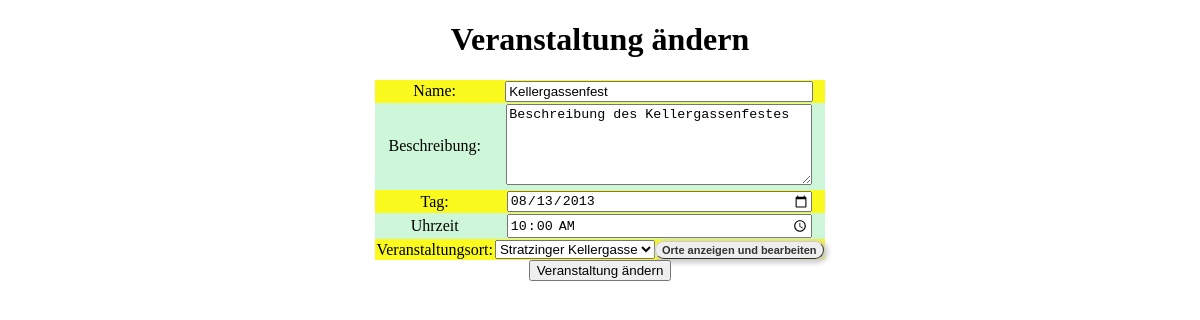
The app's page /veranstaltung_aendern.php?id=1 with its own data.
### tables this page shows
CREATE TABLE IF NOT EXISTS `veranstaltungen` (
  `veranstaltungs_id` int(10) unsigned NOT NULL AUTO_INCREMENT,
  `name` varchar(50) NOT NULL,
  `beschreibung` varchar(500) DEFAULT NULL,
  `zeit` datetime DEFAULT NULL,
  `ort_id` int(11) NOT NULL,
  PRIMARY KEY (`veranstaltungs_id`)
);

### veranstaltung_aendern.php (the view, shortened to what this page needs)
<!DOCTYPE html>
<html>
<head>
  <link rel="stylesheet" href="./style.css" />
</head>
<body>
<?php
require_once "verbindungsaufbau.php";
if (empty($_POST["name"])) {
    $id = $_GET["id"];
    if ($stmt = $mysqli->prepare("SELECT name, beschreibung, zeit, ort_id FROM veranstaltungen WHERE veranstaltungs_id=?")) {
        $stmt->bind_param("i", $id);
        $stmt->execute();
        $stmt->bind_result($name, $beschreibung, $datetime, $ort);
        $zeit = explode(" ", $datetime);
    }
?>
<h1>Veranstaltung ändern</h1>
<form action="veranstaltung_aendern.php" method="POST">
<table>
	<tr>
		<td>Name: </td>
		<td><input type="text" name="name" maxlength="50" required value="<?php echo htmlspecialchars($name); ?>" /></td>
	</tr>
	<tr>
		<td>Beschreibung: </td>
		<td><textarea name="beschreibung" cols="31" rows="5" ><?php echo htmlspecialchars($beschreibung); ?></textarea> </td>
	</tr>
	<tr>
		<td>Tag:</td>
		<td><input type="date" name="tag" placeholder="dd.mm.yyyy" value="<?php echo htmlspecialchars($zeit[0]); ?>" pattern="(0[1-9]|[12][0-9]|3[01])\.(0[1-9]|1[012])\.(19|20)\d\d" title="dd.mm.yyyy" /></td>
	</tr>
	<tr>
		<td>Uhrzeit</td>
		<td><input type="time" name="zeit" placeholder="hh:mm" value="<?php echo htmlspecialchars($zeit[1]); ?>" pattern="^([01][0-9]|2[0-3]):([0-5][0-9])$" title="hh:mm" /></td>
	</tr>
	<tr>
		<td>Veranstaltungsort:</td>
		<td><select name="ort" size="1"><?php
    $ergebnis = $mysqli->query("SELECT * FROM orte");
    while ($zeile = $ergebnis->fetch_array()) {
       if ($zeile['ort_id'] == $ort) {
            echo "<option selected value='" . htmlspecialchars($zeile['ort_id']) . "'>" . htmlspecialchars($zeile['ort_name']) . "</option>\n";
        } else {
            echo "<option value='" . htmlspecialchars($zeile['ort_id']) . "'>" . htmlspecialchars($zeile['ort_name']) . "</option>\n";
       }
    }
?></select><a href="./orte.php" target="Orte" >Orte anzeigen und bearbeiten</a></td>
	</tr>
</table>
<input type="submit" id="submit" value="Veranstaltung ändern" style="width: auto;">
</form>
<?php
}
?>
</body>
</html>

### style.css (style rules this page uses)
tr:nth-child(2n) td { background: #CEF6D8 }
tr:nth-child(2n-1) td { background: #FAFA1F }
input, textarea { width: 300px; }
table { margin: auto; border-collapse: collapse; }
a { font: bold 11px Arial; text-decoration: none; background-color: #EEEEEE; color: #333333; padding: 2px 6px 2px 6px; border-top: 1px solid #CCCCCC; border-right: 1px solid #333333; border-bottom: 1px solid #333333; border-left: 1px solid #CCCCCC; -webkit-border-radius: 30px; border-radius: 30px; -moz-box-shadow: 2px 2px 5px 2px #ccc; -webkit-box-shadow: 2px 2px 5px 2px #ccc; box-shadow: 2px 2px 5px 2px #ccc; }
html { text-align: center; }

### records on screen
veranstaltungen: name "Kellergassenfest", beschreibung "Beschreibung des Kellergassenfestes", tag "08/13/2013", zeit "10:00:00"

### other values on screen
form field ort "Stratzinger Kellergasse"
